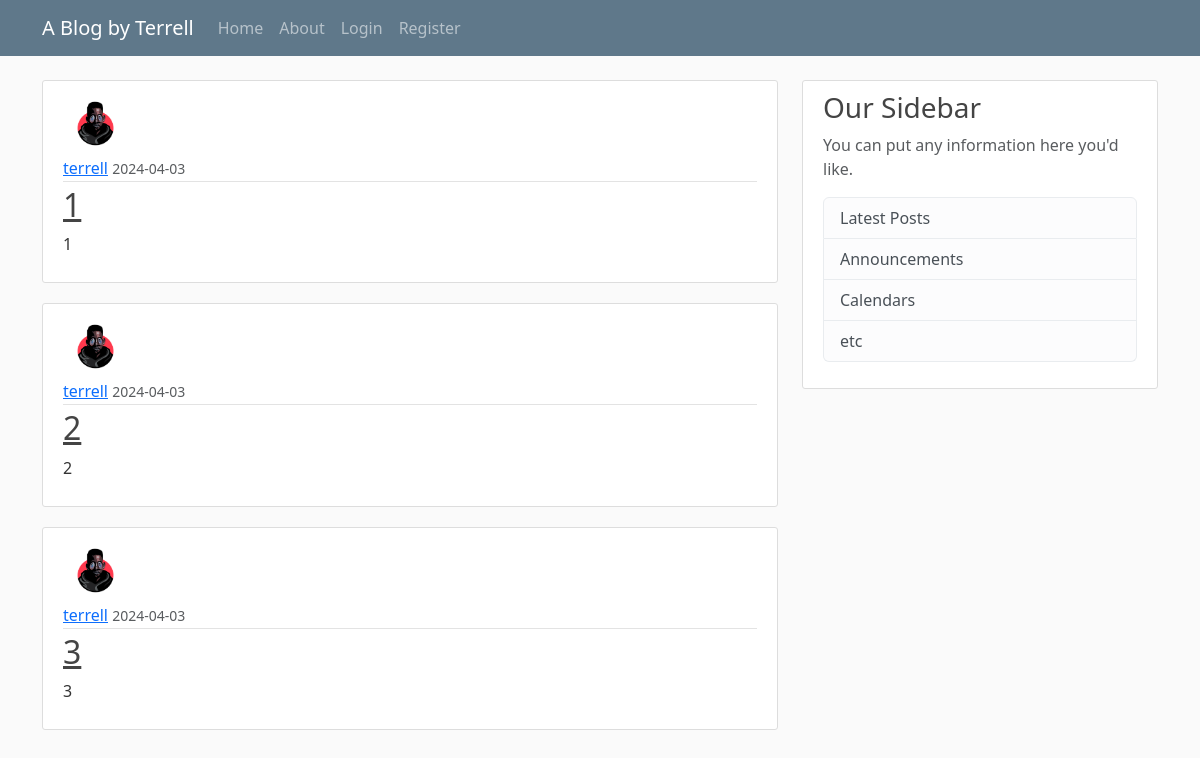
The page /home on the database its author committed.
### flaskblog/models.py (models this page shows, shortened)
class Post(db.Model): # We create the Post class
    id = db.Column(db.Integer, primary_key=True)
    title = db.Column(db.String(100), nullable=False)
    date_posted = db.Column(db.DateTime, nullable=False, default=datetime.now(timezone.utc))
    content = db.Column(db.Text, nullable=False)
    user_id = db.Column(db.Integer, db.ForeignKey('user.id'), nullable=False) # This is the ID of the user that authored the post

class User(db.Model, UserMixin): # We create the User class
    id = db.Column(db.Integer, primary_key=True) # primary_key=True means this will be unique to our user
    username = db.Column(db.String(20), unique=True, nullable=False) # nullable = cannot be null, there must be an input. Max characters = 20
    email = db.Column(db.String(120), unique=True, nullable=False)
    image_file = db.Column(db.String(20), nullable=False, default='default.jpg') # Max image hash = 20 characters. Default will be if user doesn't choose a profile pic
    password = db.Column(db.String(60), nullable=False)
    posts = db.relationship('Post', backref='author', lazy=True)

### flaskblog/routes.py (the view)
@app.route("/") # This allows us to tell Flask what URL to trigger. Returns the information shown on the page
@app.route("/home") # Adding another decorator for same function
def home():
    page = request.args.get('page', 1, type=int) # This requests the 'page' part of the url, and defaults it to 1
    posts = Post.query.order_by(Post.date_posted.desc()).paginate(page=page, per_page=3) # Order the posts by descending date, and 3 posts per page
    return render_template('home.html', posts=posts)

### flaskblog/templates/home.html
{% extends "layout.html" %}
{% block content %}
    {% for post in posts %}
    <article class="media content-section">
        <div class="media-body">
          <img class="rounded-circle article-img" src="{{ url_for('static', filename='profile_pics/' + post.author.image_file) }}">
          <div class="article-metadata">
            <a class="mr-2" href="#">{{ post.author.username }}</a>
            <small class="text-muted">{{ post.date_posted.strftime('%Y-%m-%d') }}</small>
          </div>
          <h2><a class="article-title" href="{{ url_for('post', post_id=post.id) }}">{{ post.title }}</a></h2>
          <p class="article-content">{{ post.content }}</p>
        </div>
    </article>
    {% endfor %}
{% endblock content %}

### flaskblog/templates/layout.html (shortened to what this page needs)
<!DOCTYPE html>
<html lang="en">
<head>
    <link href="https://cdn.jsdelivr.net/npm/bootstrap@5.3.3/dist/css/bootstrap.min.css" rel="stylesheet">
    <link rel="stylesheet" type="text/css" href="{{ url_for('static', filename='main.css') }}">
</head>
<body>
        <nav class="navbar navbar-expand-md navbar-dark bg-steel fixed-top">
            <div class="container">
            <a class="navbar-brand mr-4" href="/">A Blog by Terrell</a>
            <div class="collapse navbar-collapse" id="navbarToggle">
                <div class="navbar-nav mr-auto">
                <a class="nav-item nav-link" href="{{ url_for('home') }}">Home</a>
                <a class="nav-item nav-link" href="{{ url_for('about') }}">About</a>
                </div>
                <div class="navbar-nav">
                  {% if current_user.is_authenticated %}
                  <a class="nav-item nav-link" href= "{{ url_for('new_post') }}">New Post</a>
                    <a class="nav-item nav-link" href= "{{ url_for('account') }}">Account</a>
                    <a class="nav-item nav-link" href= "{{ url_for('logout') }}">Logout</a>
                  {% else %}
                    <a class="nav-item nav-link" href= "{{ url_for('login') }}">Login</a>
                    <a class="nav-item nav-link" href="{{ url_for('register') }}">Register</a>
                  {% endif %}
                </div>
            </div>
            </div>
        </nav>
    <main role="main" class="container">
        <div class="row">
          <div class="col-md-8">
            {% block content %}{% endblock %}
          </div>
          <div class="col-md-4">
            <div class="content-section">
              <h3>Our Sidebar</h3>
              <p class='text-muted'>You can put any information here you'd like.
                <ul class="list-group">
                  <li class="list-group-item list-group-item-light">Latest Posts</li>
                  <li class="list-group-item list-group-item-light">Announcements</li>
                  <li class="list-group-item list-group-item-light">Calendars</li>
                  <li class="list-group-item list-group-item-light">etc</li>
                </ul>
              </p>
            </div>
          </div>
        </div>
    </main>
</body>
</html>

### flaskblog/static/main.css (style rules this page uses)
body { background: #fafafa; color: #333333; margin-top: 5rem; }
h1, h2, h3, h4, h5, h6 { color: #444444; }
.bg-steel { background-color: #5f788a; }
.content-section { background: #ffffff; padding: 10px 20px; border: 1px solid #dddddd; border-radius: 3px; margin-bottom: 20px; }
.article-title { color: #444444; }
.article-content { white-space: pre-line; }
.article-img { height: 65px; width: 65px; margin-right: 16px; }
.article-metadata { padding-bottom: 1px; margin-bottom: 4px; border-bottom: 1px solid #e3e3e3 }

### rows shown on the page
Post: image_file (picture), author.username "terrell", date_posted "2024-04-03", title "1", content "1"
Post: image_file (picture), author.username "terrell", date_posted "2024-04-03", title "2", content "2"
Post: image_file (picture), author.username "terrell", date_posted "2024-04-03", title "3", content "3"
